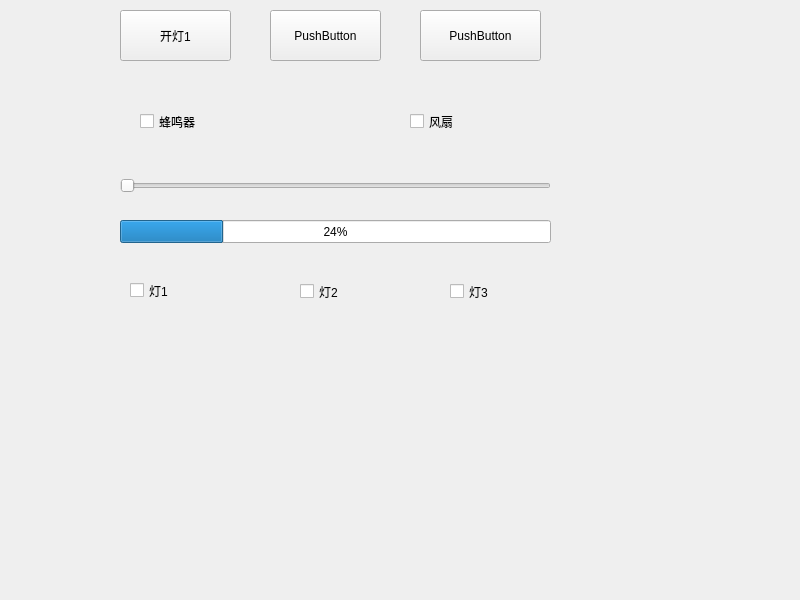
<?xml version="1.0" encoding="UTF-8"?>
<ui version="4.0">
 <class>Widget</class>
 <widget class="QWidget" name="Widget">
  <property name="geometry">
   <rect>
    <x>0</x>
    <y>0</y>
    <width>800</width>
    <height>600</height>
   </rect>
  </property>
  <property name="windowTitle">
   <string>Widget</string>
  </property>
  <widget class="QPushButton" name="pushButton">
   <property name="geometry">
    <rect>
     <x>120</x>
     <y>10</y>
     <width>111</width>
     <height>51</height>
    </rect>
   </property>
   <property name="text">
    <string>开灯1</string>
   </property>
  </widget>
  <widget class="QPushButton" name="pushButton_2">
   <property name="geometry">
    <rect>
     <x>270</x>
     <y>10</y>
     <width>111</width>
     <height>51</height>
    </rect>
   </property>
   <property name="text">
    <string>PushButton</string>
   </property>
  </widget>
  <widget class="QPushButton" name="pushButton_3">
   <property name="geometry">
    <rect>
     <x>420</x>
     <y>10</y>
     <width>121</width>
     <height>51</height>
    </rect>
   </property>
   <property name="text">
    <string>PushButton</string>
   </property>
  </widget>
  <widget class="QCheckBox" name="checkBox">
   <property name="geometry">
    <rect>
     <x>130</x>
     <y>260</y>
     <width>101</width>
     <height>61</height>
    </rect>
   </property>
   <property name="text">
    <string>灯1</string>
   </property>
  </widget>
  <widget class="QCheckBox" name="checkBox_2">
   <property name="geometry">
    <rect>
     <x>140</x>
     <y>110</y>
     <width>92</width>
     <height>23</height>
    </rect>
   </property>
   <property name="text">
    <string>蜂鸣器</string>
   </property>
  </widget>
  <widget class="QSlider" name="horizontalSlider">
   <property name="geometry">
    <rect>
     <x>120</x>
     <y>160</y>
     <width>431</width>
     <height>51</height>
    </rect>
   </property>
   <property name="orientation">
    <enum>Qt::Horizontal</enum>
   </property>
  </widget>
  <widget class="QProgressBar" name="progressBar">
   <property name="geometry">
    <rect>
     <x>120</x>
     <y>220</y>
     <width>431</width>
     <height>23</height>
    </rect>
   </property>
   <property name="value">
    <number>24</number>
   </property>
  </widget>
  <widget class="QCheckBox" name="checkBox_3">
   <property name="geometry">
    <rect>
     <x>410</x>
     <y>110</y>
     <width>92</width>
     <height>23</height>
    </rect>
   </property>
   <property name="text">
    <string>风扇</string>
   </property>
  </widget>
  <widget class="QCheckBox" name="checkBox_4">
   <property name="geometry">
    <rect>
     <x>300</x>
     <y>280</y>
     <width>92</width>
     <height>23</height>
    </rect>
   </property>
   <property name="text">
    <string>灯2</string>
   </property>
  </widget>
  <widget class="QCheckBox" name="checkBox_5">
   <property name="geometry">
    <rect>
     <x>450</x>
     <y>280</y>
     <width>92</width>
     <height>23</height>
    </rect>
   </property>
   <property name="text">
    <string>灯3</string>
   </property>
  </widget>
 </widget>
 <resources/>
 <connections/>
</ui>
